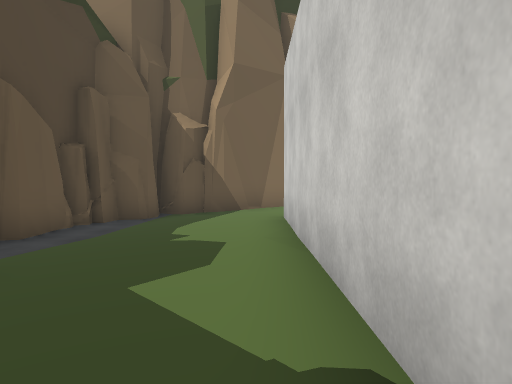
View 1 (above)

24 first-person views from a walk through a Unity game level. The camera is 1.5 m above the floor, tilts 2° down and sees 70° across. The floor is counted in squares, 2 m on a side. Each view is taken from the middle of a square. On the plan, view 1 faces up. The plan holds only what a view shows up to about 11 squares ahead; the rest is blank. The place goes on beyond the plan. Some surface patterns are stand-ins.

View 2
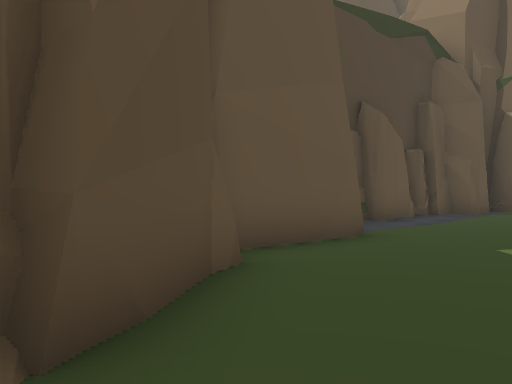

View 3
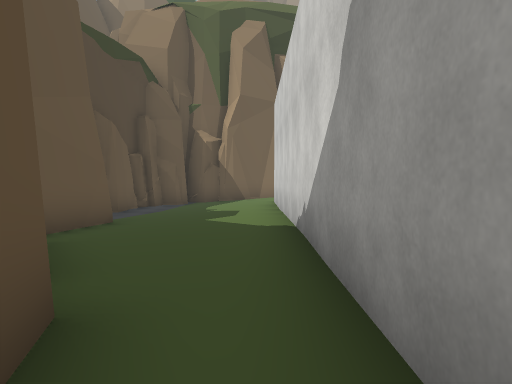

View 4
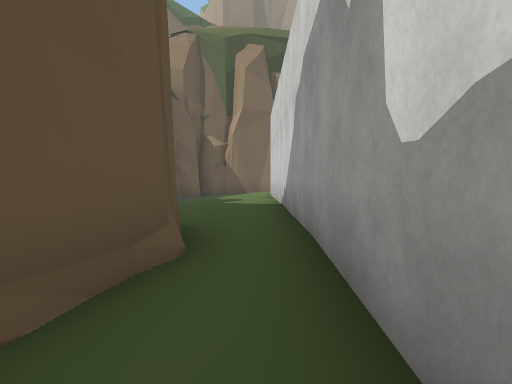

View 5
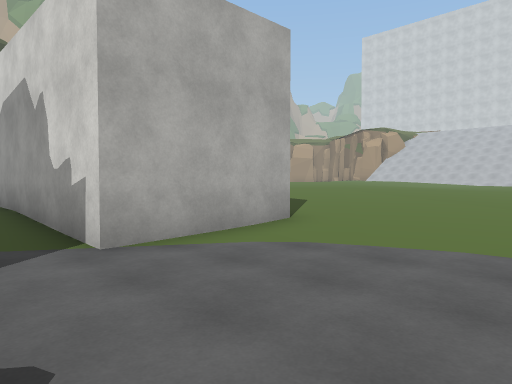

View 6
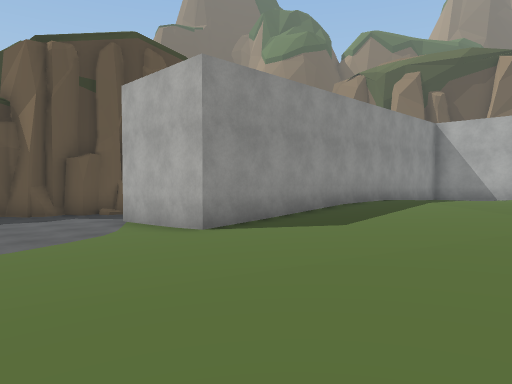

View 7
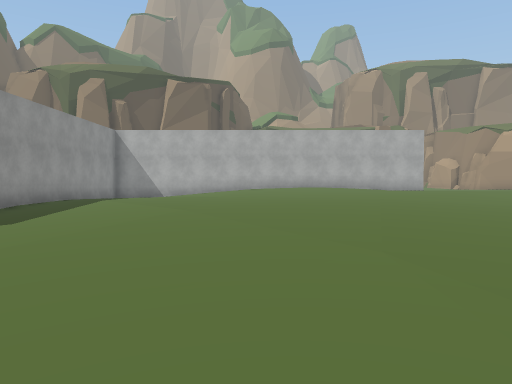

View 8
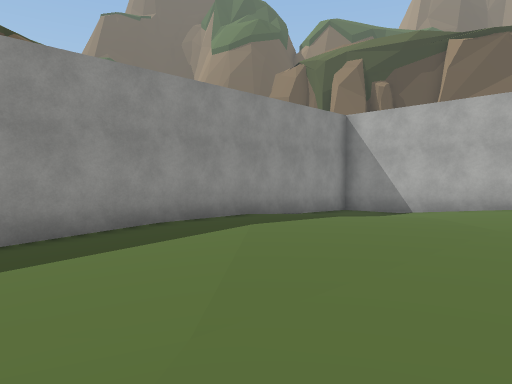

View 9
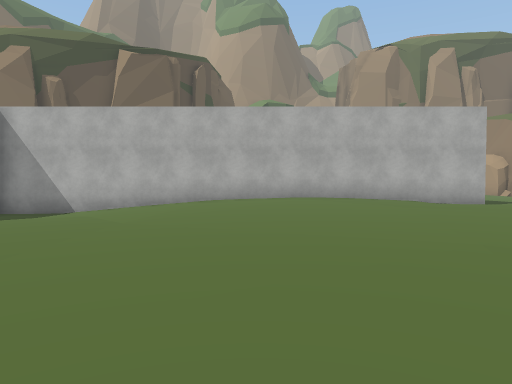

View 10
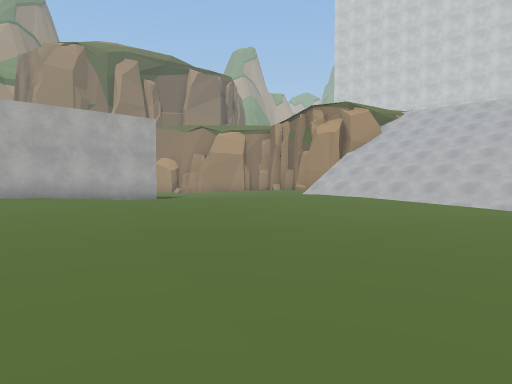

View 11
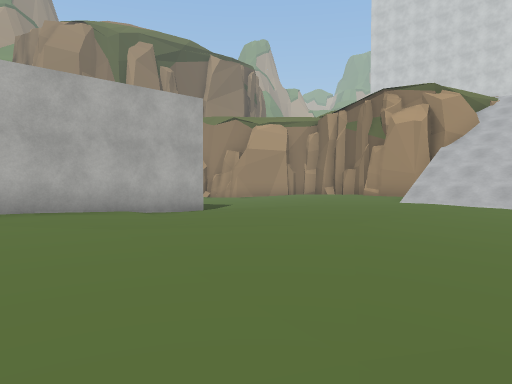

View 12
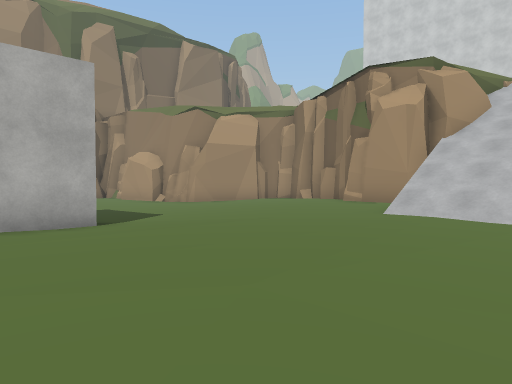

View 13
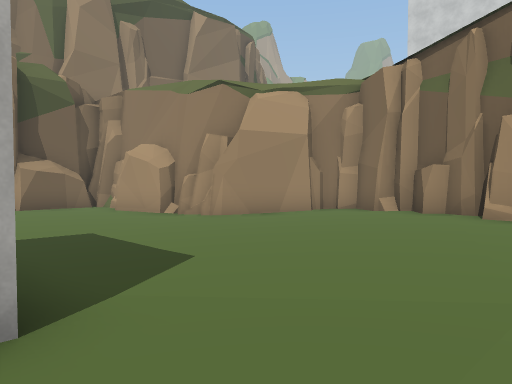

View 14
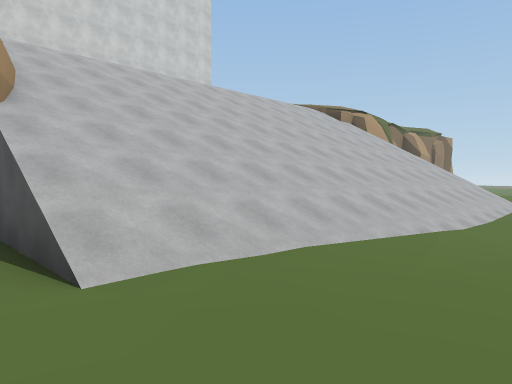

View 15
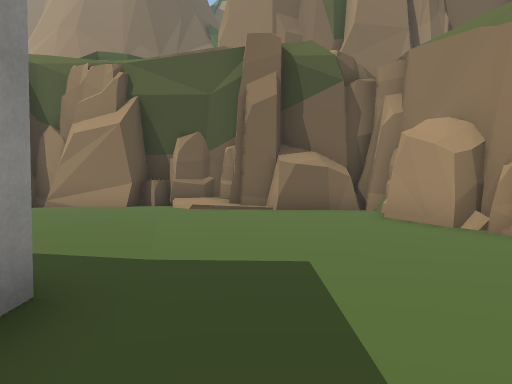

View 16
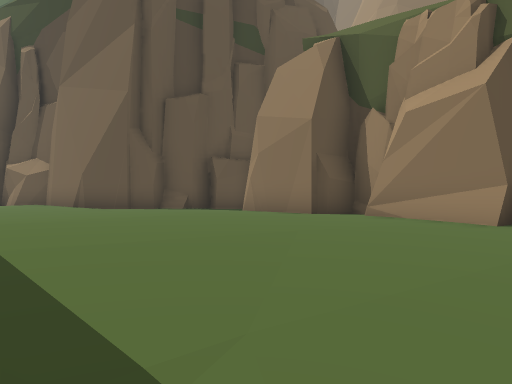

View 17
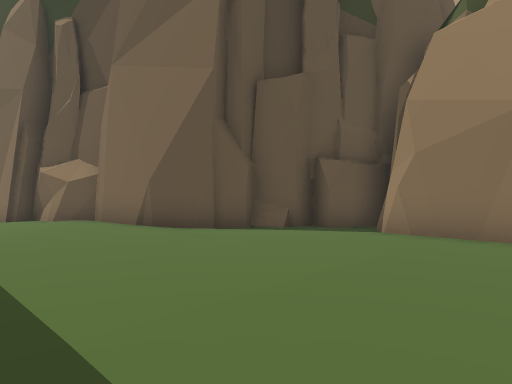

View 18
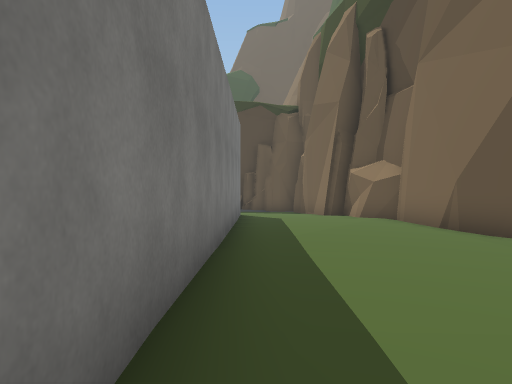

View 19
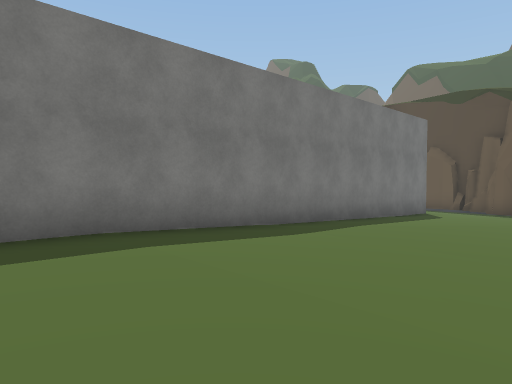

View 20
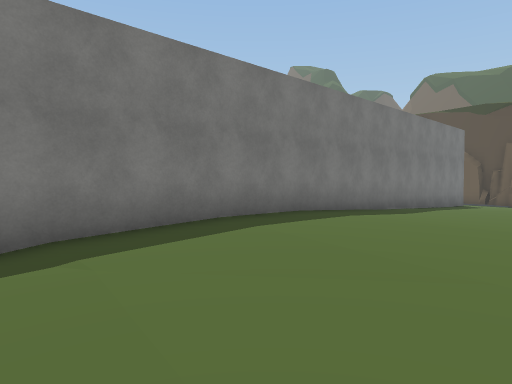

View 21
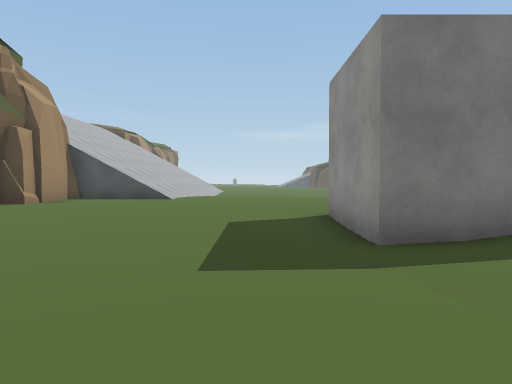

View 22
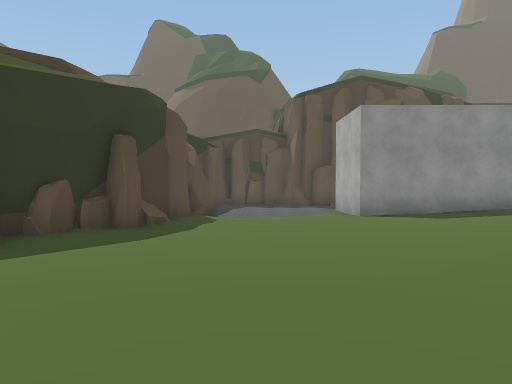

View 23
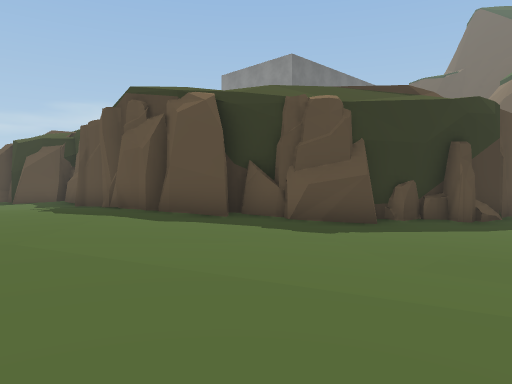

View 24
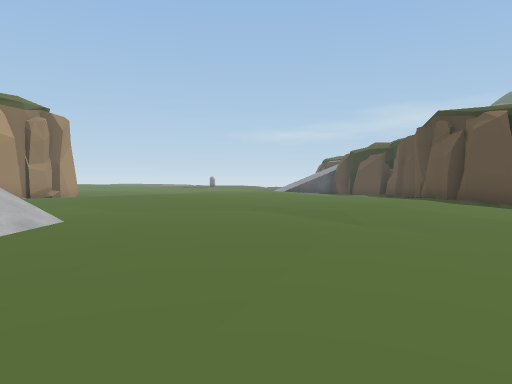

### Floor plan
Key: @ floor where view 1 was taken; # wall or solid block; . main floor; : floor 0.25 m higher than the main floor; - floor 0.25 m lower than the main floor; + floor 0.5 m higher than the main floor; _ floor 0.5 m lower than the main floor; < floor 0.75 m lower than the main floor; ( floor 1 m lower than the main floor; * floor 8.5 m higher than the main floor; / step, stairs or slope; = window, fence, low wall or low ledge; v drop or lower ground.
Columns run from 4 left of view 1 to 28 right of it. Each row starts with its distance up from view 1.
 19              #
 18              #
 17              #v
 16             ### ###*      =
 15            ##-###/###v#  v//
 14            #-........+#####v
 13          ###......:::.....##
 12        ###-......::::.....##
 11      ###.......::::::......#/
 10  #####--.......::::::......#v/
  9  #(<</_--.....::::::.......###/
  8 ##(<___---....:::+::/........##
  7 #(<<_#################.......:#
  6 #(<<_#  ##############.....:::#
  5 #(<<_#  ##############....:::#/
  4  (<<_#  __-///:++++:../.::::+#/
  3  #<__###__-//.::++:::::::::++#
  2 ##<__###_--./.:::::::::::::++#/
  1 #<<__###/-.....:::::::::::=v####/
  0 ##<_@###........::::::::::///////
 -1  ##__###.........:::::::::///////
 -2   ##_###............//.:::///////
 -3    #_###-............//...///////
 -4    #_###--................///////
 -5   ##<###_--..............////////
 -6   #/<###__--.............///////
 -7   #/(###___-.......  ....//////
 -8  ##((((<<_/---....  ...../////
 -9  #((((((//_----...  .....////
-10    (((((</___---.........///
-11    (((((/<___----........//
-12        ###/___---......../=
-13          ###__--...::/.....
-14           ==###-...::.......
-15               # ..:::..///...
-16               ###.::..:::::..
-17                 #::...::::::.
-18                 #...
-19                 #..
-20                 #..
-21                 #.
-22                 #-

Where each view was taken, in squares from view 1:
view 1: 0 up, 0 right, facing up
view 2: 2 down, 0 right, facing up-left
view 3: 4 down, 0 right, facing up
view 4: 7 down, 0 right, facing up
view 5: 11 down, 1 left, facing up-right
view 6: 11 down, 9 right, facing up-left
view 7: 12 down, 10 right, facing up
view 8: 6 down, 10 right, facing up-left
view 9: 6 down, 11 right, facing up
view 10: 7 down, 11 right, facing up-right
view 11: 3 down, 12 right, facing up-right
view 12: 2 down, 15 right, facing up-right
view 13: 2 up, 17 right, facing up-right
view 14: 2 up, 19 right, facing down-right
view 15: 5 up, 19 right, facing up
view 16: 8 up, 17 right, facing up-left
view 17: 8 up, 13 right, facing up-left
view 18: 8 up, 13 right, facing left
view 19: 12 up, 13 right, facing down-left
view 20: 12 up, 17 right, facing down-left
view 21: 12 up, 19 right, facing down
view 22: 10 down, 14 right, facing left
view 23: 10 down, 16 right, facing down-left
view 24: 6 down, 18 right, facing down
